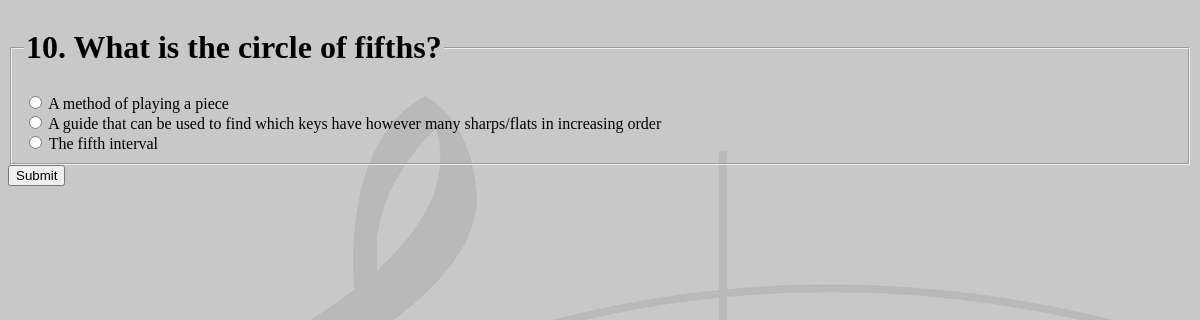
The page /flashcards/3/ on the database its author committed.
### flashcards/models.py (models this page shows, shortened)
class Question(models.Model):
    question_text = models.CharField(max_length=200)
    pub_date = models.DateTimeField("date published")

class Choice(models.Model):
    question = models.ForeignKey(Question, on_delete=models.CASCADE)
    choice_text = models.CharField(max_length=200)
    votes = models.IntegerField(default=0)
    right_answer = models.BooleanField(default=False)

### flashcards/views.py (the view)
# urls.py: path("<int:pk>/", views.DetailView.as_view(), name="detail"),
class DetailView(generic.DetailView):
    model = Question
    template_name = "flashcards/detail.html"

### flashcards/templates/flashcards/detail.html (shortened to what this page needs)
{% load static %}
<link rel="stylesheet" href="{% static 'flashcards/style.css' %}">
<form action="{% url 'vote' question.id %}" method="post">
    <fieldset>
        <legend><h1>{{ question.question_text }}</h1></legend>
        {% for choice in question.choice_set.all %}
            <input type="radio" name="choice" id="choice{{ forloop.counter }}" value="{{ choice.id }}">
            <label for="choice{{ forloop.counter }}">{{ choice.choice_text }}</label><br>
        {% endfor %}
    </fieldset>
    <input type="submit" value="Submit">
</form>

### rows shown on the page
Question: question_text "10. What is the circle of fifths?"
Choice: choice_text "A method of playing a piece"
Choice: choice_text "A guide that can be used to find which keys have however many sharps/flats in increasing order"
Choice: choice_text "The fifth interval"
